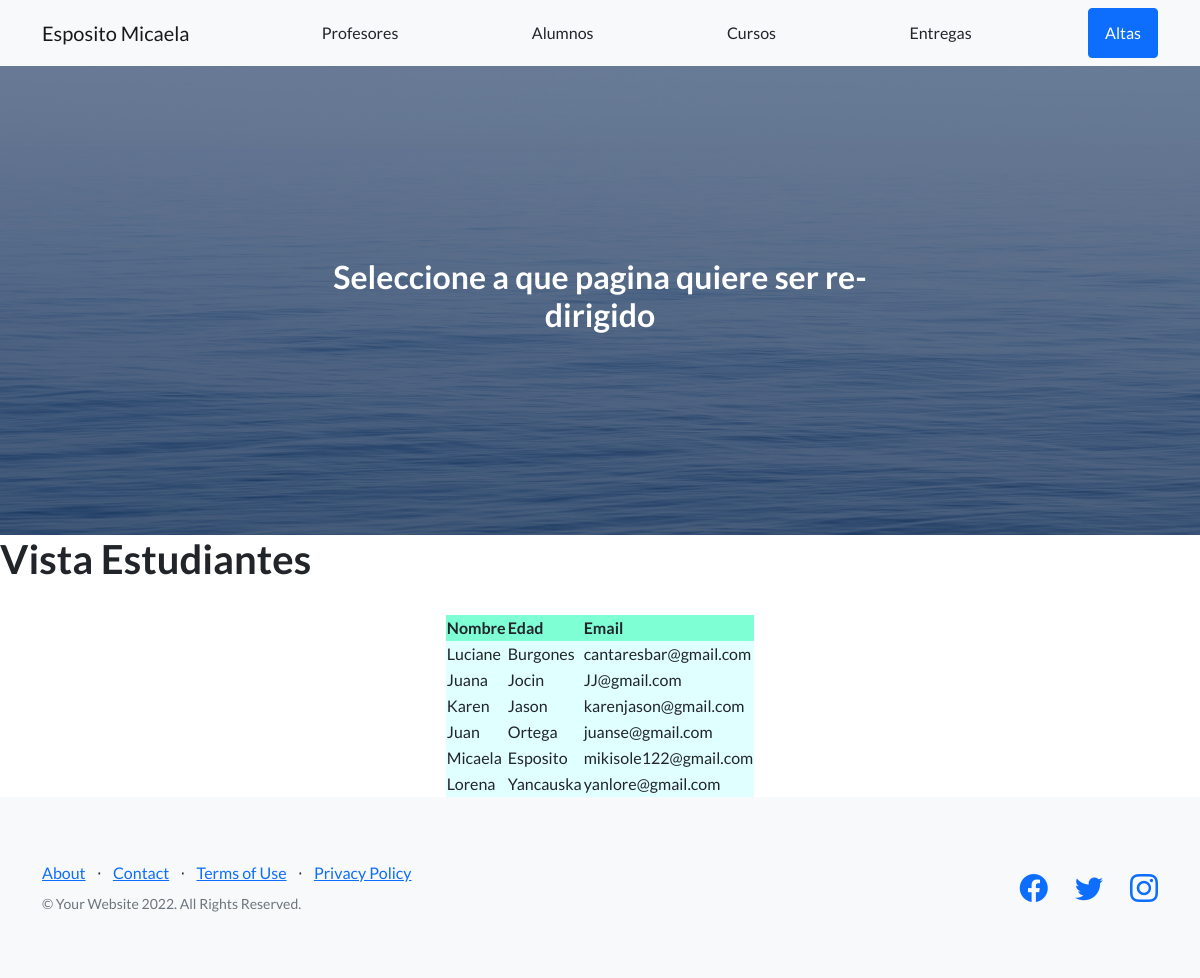
The page /appcoder/estudiantes on the database as committed earlier.
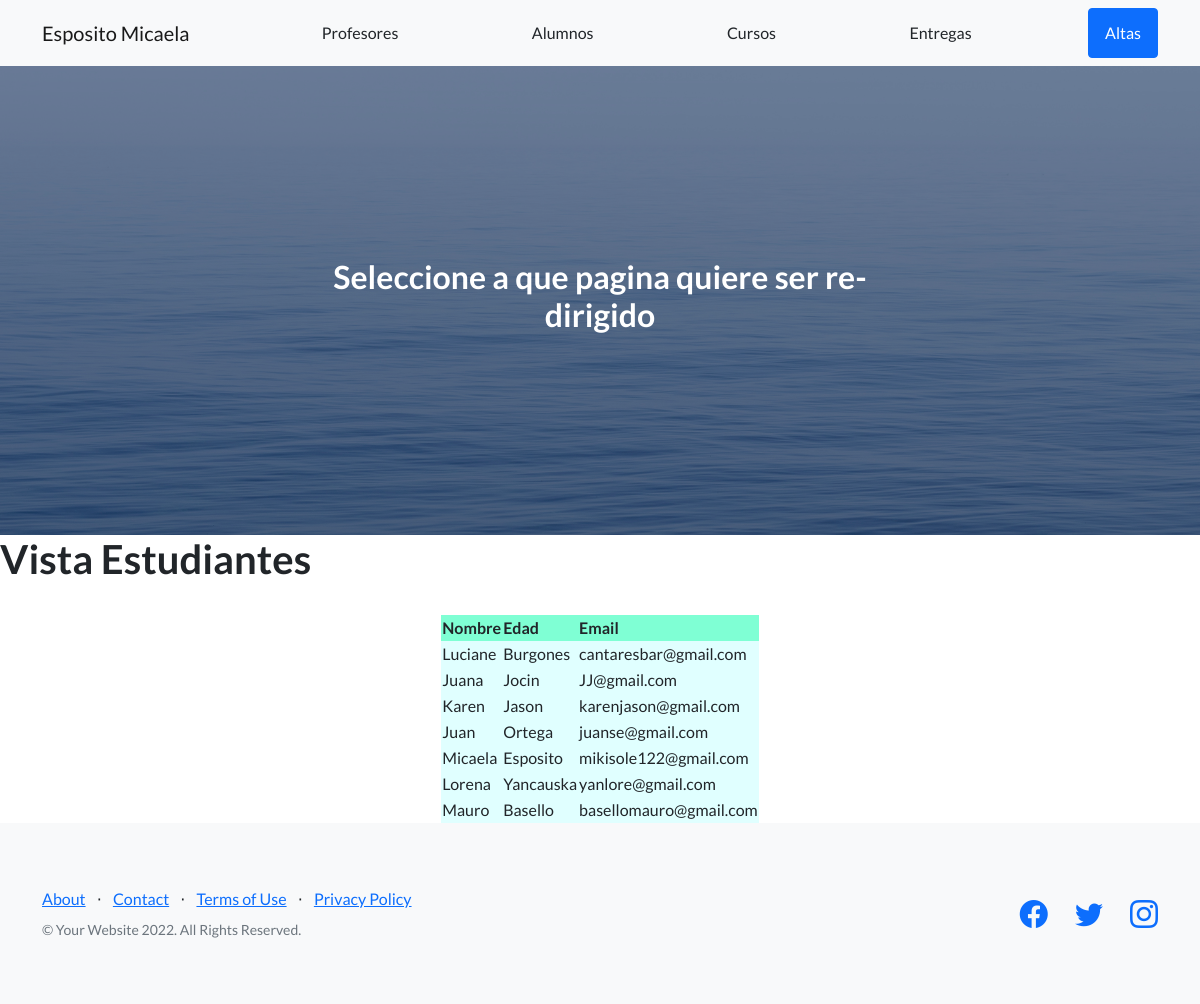
The same page on the database as committed later.
### app_coder/models.py (models this page shows)
class Estudiante(models.Model):
    nombre=models.CharField(max_length=40)
    apellido=models.CharField(max_length=40)
    email=models.EmailField(max_length=40)

### app_coder/views.py (the view)
# urls.py: path('estudiantes',views.estudiantes, name="estudiantes"),
def estudiantes(request):
    estudiante = Estudiante.objects.all()
    bdestudiantes={"bdestudiantes": estudiante}
    return render(request,'estudiantes.html',bdestudiantes)

### app_coder/templates/estudiantes.html
{% extends 'padre.html' %}
{% load static %}
{% block contenioQueCambia %}
<main>
  <h1>Vista Estudiantes</h1>
  <table style="border:1px; margin: 0 auto">
    <tr style="background-color: aquamarine">
      <td><strong>Nombre</strong></td>&nbsp;
      <td><strong>Edad</strong></td>&nbsp;
      <td><strong>Email</strong></td>&nbsp;
    </tr>
    {% for estudiante in bdestudiantes%}
    <tr style="background-color: lightcyan">
      <td>{{estudiante.nombre}}</td>
      <td>{{estudiante.apellido}}</td>
      <td>{{estudiante.email}}</td>
    </tr>
    {% endfor%}
  </table>
</main>
{% endblock %}

Rows that differ between the two databases and show on the page:
added Estudiante: nombre "Mauro", apellido "Basello", email "basellomauro@gmail.com"
